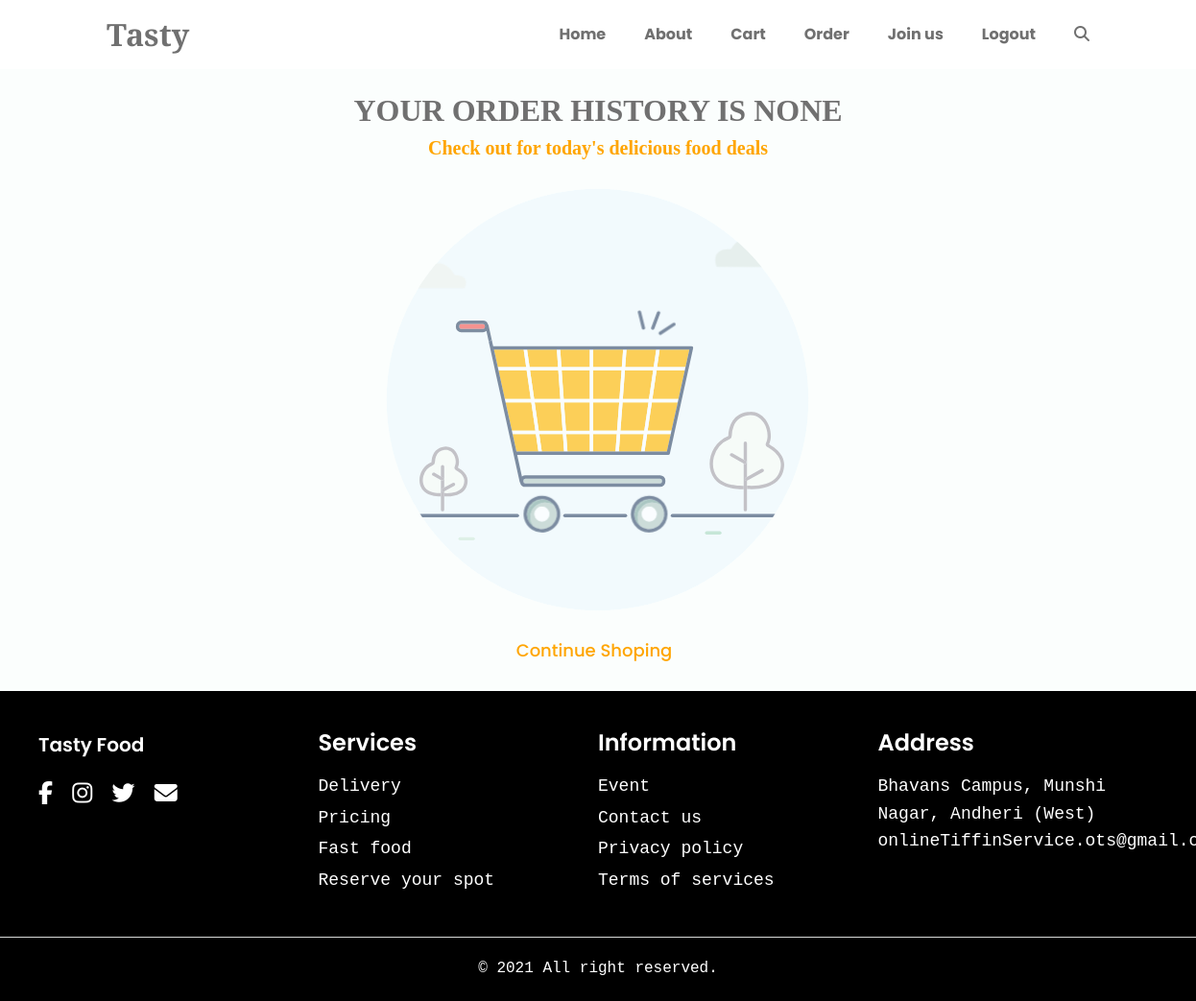
/order/ (signed in), run on an earlier commit of the app's database.
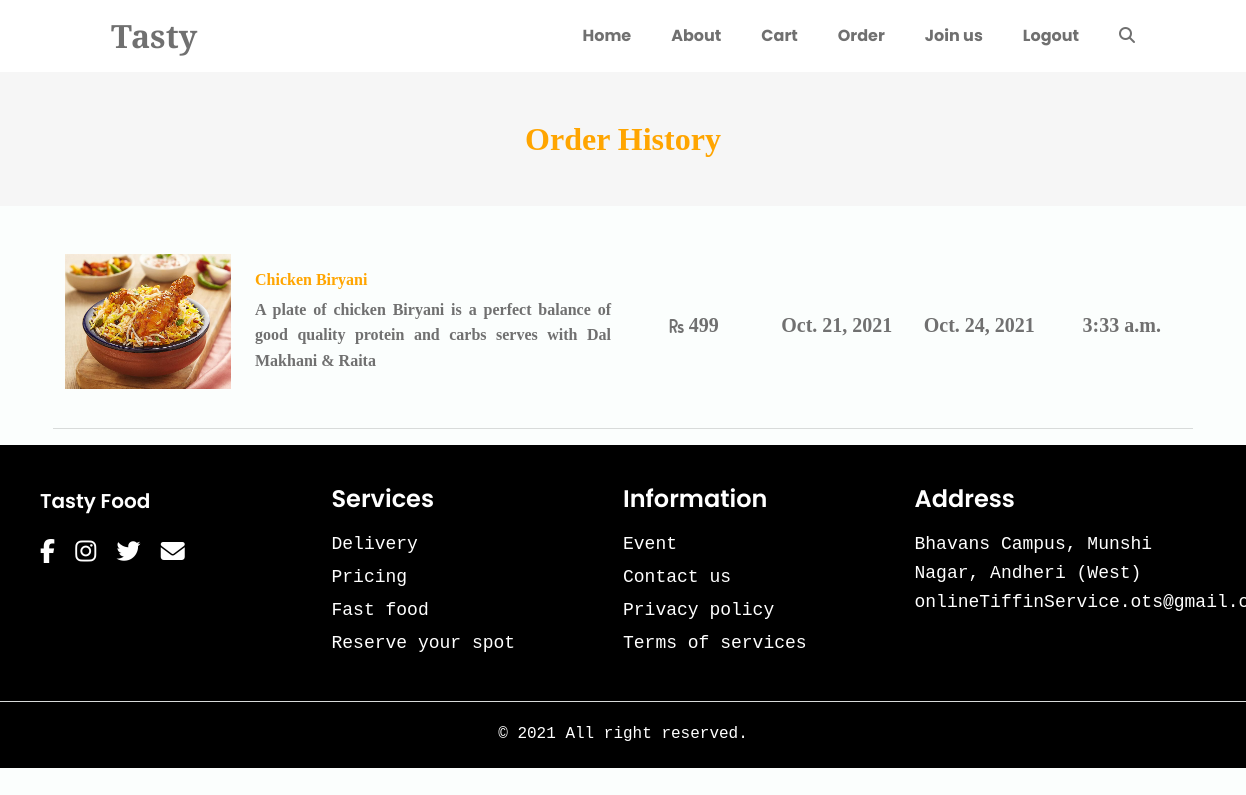
And on a later commit of the database.
### hotel_register/models.py (models this page shows, shortened)
class Menu(models.Model):
    hotel = models.ForeignKey(Hotel, models.CASCADE)
    name = models.CharField(max_length=100)
    price = models.IntegerField()
    description = models.CharField(max_length=1000)
    image = models.ImageField(upload_to="menu")
    food_type = models.CharField(max_length=20, choices=MENU_CHOICE)
    calories = models.DecimalField(default=0, blank=False, null=False, max_digits=8, decimal_places=2)
    protein = models.DecimalField(default=0, blank=False, null=False, max_digits=8, decimal_places=2)
    fats = models.DecimalField(default=0, blank=False, null=False, max_digits=8, decimal_places=2)
    sugar = models.DecimalField(default=0, blank=False, null=False, max_digits=8, decimal_places=2)

### food/models.py (models this page shows)
class Order(models.Model):
    user = models.ForeignKey(CustomUser, on_delete=models.CASCADE)
    menu_items = models.ManyToManyField(Menu)
    order_from = models.DateField(null=True, blank=True)
    order_till = models.DateField(null=True, blank=True)
    delivery_time = models.TimeField(null=True, blank=True)
    quantity = models.CharField(max_length=1000000, default="")
    price = models.IntegerField(default=0)

### food/views.py (the view)
# urls.py: path('order/', views.orders, name="order"),
def orders(request):
    if request.user.is_authenticated:
        customer_orders = Order.objects.filter(user=request.user).order_by("-id")
        for customer_order in customer_orders:
            print(customer_order.order_from)
        return render(request, 'food/order.html', {"order_products": customer_orders})
    return redirect('login')

### food/templates/food/order.html (shortened to what this page needs)
{% extends "food/base.html" %}
{% load static %}
{% block style %}
    <link rel="stylesheet" href="{% static 'css/order.css' %}">
{% endblock style %}
{% block content %}
{% if order_products %}
<div class="container-fluid d-flex justify-content-center bg_white py-4">
    <h5 class="fw-bold text_grey mb-0">Fast Delivary</h5>
    <h5 class="fw-bold text_grey mx-3 px-3 side_border mb-0">Fast Return</h5>
    <h5 class="fw-bold text_grey mb-0">Easy To Shop</h5>
</div>
<div class="container-fluid bg_grey py-5">
    <h2 class="text-center fw-bold text_orange">Order History</h2>
</div>
<div class="container">
    {% for order_product in order_products %}
        {% for menu in order_product.menu_items.all %}
        <div class="row mt-5">
            <div class="col-12 col-lg-6">
                <div class="row d-flex align-items-center px-3 px-md-0">
                    <div class="col-12 col-md-4 mb-4 mb-md-0">
                        <img class="cart_img" src="{{menu.image.url}}" alt="Product Image">
                    </div>
                    <div class="col-12 col-md-8">
                        <h6 class="fw-bold text_orange">{{menu.name}}</h6>
                        <p class="fw-bold text_grey product_desc mb-0">{{menu.description}}</p>
                    </div>
                </div>
            </div>
            <div class="col-12 col-lg-6">
                <div class="row">
                    <div class="col-6 col-md-3 d-flex justify-content-center align-items-center min_height"><h5 class="fw-bold"><i class="fas fa-rupee-sign fs-6"></i> {{menu.price}}</h5></div>
                    <div class="col-6 col-md-3 d-flex justify-content-center align-items-center min_height"><h5 class="fw-bold price">
                        {% if order_product.order_from %}
                        {{order_product.order_from}}
                        {% else %}
                        Only for one day
                        {% endif %}
                    </h5></div>
                    <div class="col-6 col-md-3 d-flex justify-content-center align-items-center min_height"><h5 class="fw-bold price ">
                        {% if order_product.order_till %}
                        {{order_product.order_till}}
                        {% endif %}
                    </h5></div>
                    <div class="col-6 col-md-3 d-flex justify-content-center align-items-center min_height"><h5 class="fw-bold price">{{order_product.delivery_time}}</h5></div>
                </div>
            </div>
            <hr class="mt-4">
        </div>
        {% endfor %}
    {% endfor %}
</div>
{% else %}
<div class="d-flex justify-content-center align-items-center flex-column" style="height: 90vh;">
    <h2 class="fw-bold text-center text_red mt-5 pt-5">YOUR ORDER HISTORY IS NONE</h2>
    <a href="{% url 'all_menu'%}" class="text_orange"><h5 class="fw-bold text-center text_red my-2">Check out for today's delicious food deals</h5></a>
    <a href="{% url 'home'%}" class="button btn btn-dark me-md-2 mb-4" style="border-radius: 20px;">Continue Shoping</a>
</div>
{% endif %}
{% endblock content %}

What changed in the data, as far as the page shows it:
added Order: order_from "Oct. 21, 2021", order_till "Oct. 24, 2021", delivery_time "3:33 a.m."
now on this page (row edited): Menu: image (picture), name "Chicken Biryani", description "A plate of chicken Biryani is a perfect balance of good quality protein and carbs serves with Dal Makhani & Raita", price "499"
Also different on the page:
text no longer shown: "YOUR ORDER HISTORY IS NONE Check out for today's delicious food deals Continue Shoping"
text now shown: "Order History"
